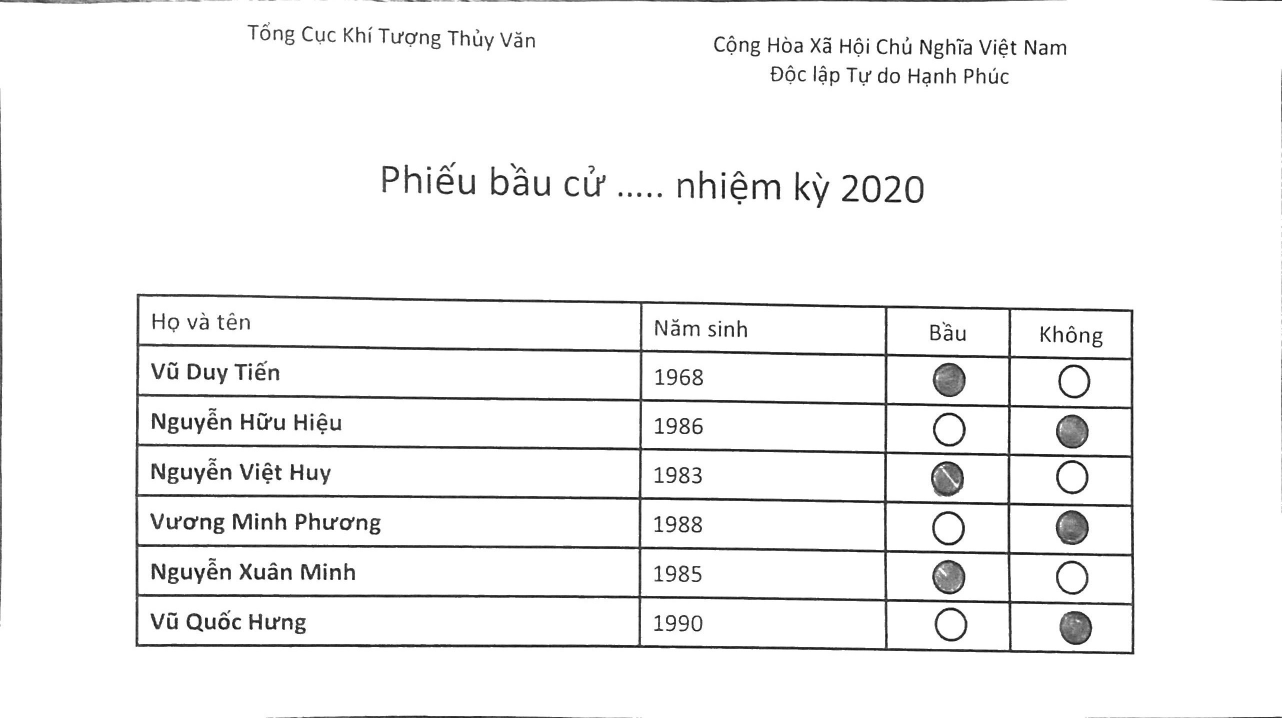
#> input picture crop-cells/input1.jpg, 2564 x 1436 px (shown at 1/2 size)
$ python extract_cells.py   (older library calls are emulated)
#> lines starting #> are read from the running program, lines starting #| are printed output that depends on the picture; after the words box and inside, x2 and y2 are one past the last pixel; in counts of white or black regions, pixels touching at a corner belong together
#> further down, img is the input picture: shape (1436, 2564, 3); min 0, max 255, mean 243.7
import cv2
import imutils
from imutils import contours as cont
import numpy as np

def imshow(title, image, width=800):
    cv2.imshow(title, imutils.resize(image, width=width))
    cv2.waitKey(0)


def threshold(image, invert=False):
#> called with invert = True
    if len(image.shape) == 3:
        image = cv2.cvtColor(image, cv2.COLOR_BGR2GRAY)

    #Thresholding the image
    thresh, img_bin = cv2.threshold(image, 128, 255, cv2.THRESH_BINARY | cv2.THRESH_OTSU)
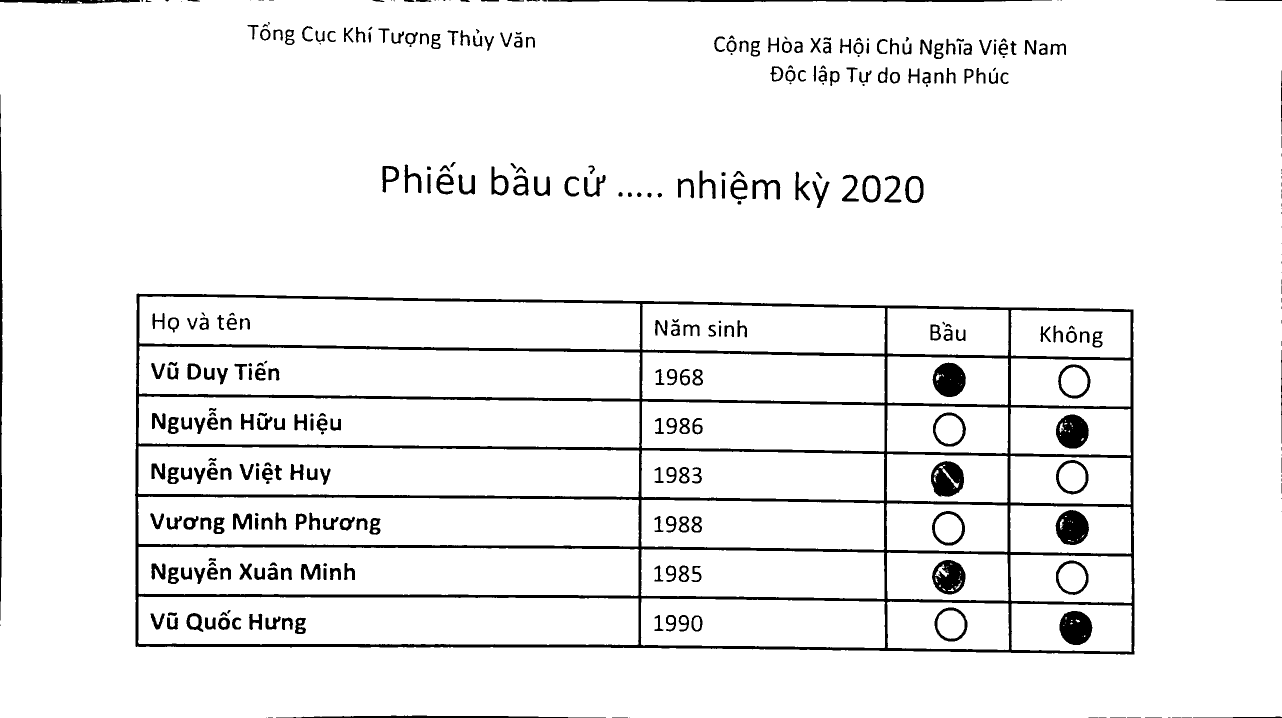
#> img_bin: shape (1436, 2564) (shown at 1/2 size); 94% white; 371 black regions (65 under 20 px), largest, box (x1, y1, x2, y2) and area: (270, 587, 2269, 1309) 109143, (0, 189, 5, 1241) 3493, (2111, 1020, 2178, 1090) 3479
#> thresh = 164
    # Invert the image
    if invert: img_bin = 255-img_bin
    return img_bin

def morph(img_bin, kernel, iterations=3):
    img_temp = cv2.erode(img_bin, kernel, iterations=iterations)
    img_lines = cv2.dilate(img_temp, kernel, iterations=iterations)
    return img_lines

def find_boxes(image):
    #convert binary image
    img_bin = threshold(image, invert=True)

    # Defining a kernel length
    kernel_length = np.array(img_bin).shape[1]//40
#> kernel_length = 64

    # A verticle kernel of (1 X kernel_length), to detect all the verticle lines.
    verticle_kernel = cv2.getStructuringElement(cv2.MORPH_RECT, (1, kernel_length))
#> verticle_kernel = 64 values from 1 to 1
    # A horizontal kernel of (kernel_length X 1), to detect all the horizontal lines.
    horizontal_kernel = cv2.getStructuringElement(cv2.MORPH_RECT, (kernel_length, 1))

    verticle_lines = morph(img_bin, verticle_kernel)
#> in morph, `img_temp = cv2.erode(img_bin, kernel, iterations=iterations)`: img_temp: shape (1436, 2564); 0.34% white; 6 white regions, box (x1, y1, x2, y2) and area: (0, 285, 4, 1148) 2406, (271, 683, 277, 1201) 2193, (2262, 715, 2268, 1216) 2105, (1769, 707, 1775, 1209) 1965, (1277, 698, 1284, 1203) 1939, (2015, 711, 2021, 1212) 1890
#> in morph, `img_lines = cv2.dilate(img_temp, kernel, iterations=iterations)`: img_lines: shape (1436, 2564); 0.53% white; 6 white regions, box (x1, y1, x2, y2) and area: (271, 590, 277, 1297) 3516, (1769, 614, 1775, 1305) 3288, (1277, 605, 1284, 1299) 3262, (2262, 622, 2268, 1312) 3239, (2015, 618, 2021, 1308) 3213, (0, 192, 4, 1244) 3162
    horizontal_lines = morph(img_bin, horizontal_kernel)
#> in morph (call 2), `img_temp = cv2.erode(img_bin, kernel, iterations=iterations)`: img_temp: shape (1436, 2564); 1.4% white; 13 white regions, largest, box (x1, y1, x2, y2) and area: (367, 1288, 2176, 1306) 7119, (367, 1189, 2176, 1208) 6893, (367, 1089, 2175, 1110) 6570
#> in morph (call 2), `img_lines = cv2.dilate(img_temp, kernel, iterations=iterations)`: img_lines: shape (1436, 2564); 2.5% white; 13 white regions, largest, box (x1, y1, x2, y2) and area: (276, 689, 2270, 718) 10767, (274, 1288, 2272, 1306) 10710, (273, 989, 2270, 1012) 10704
    boxes = cv2.add(verticle_lines, horizontal_lines)
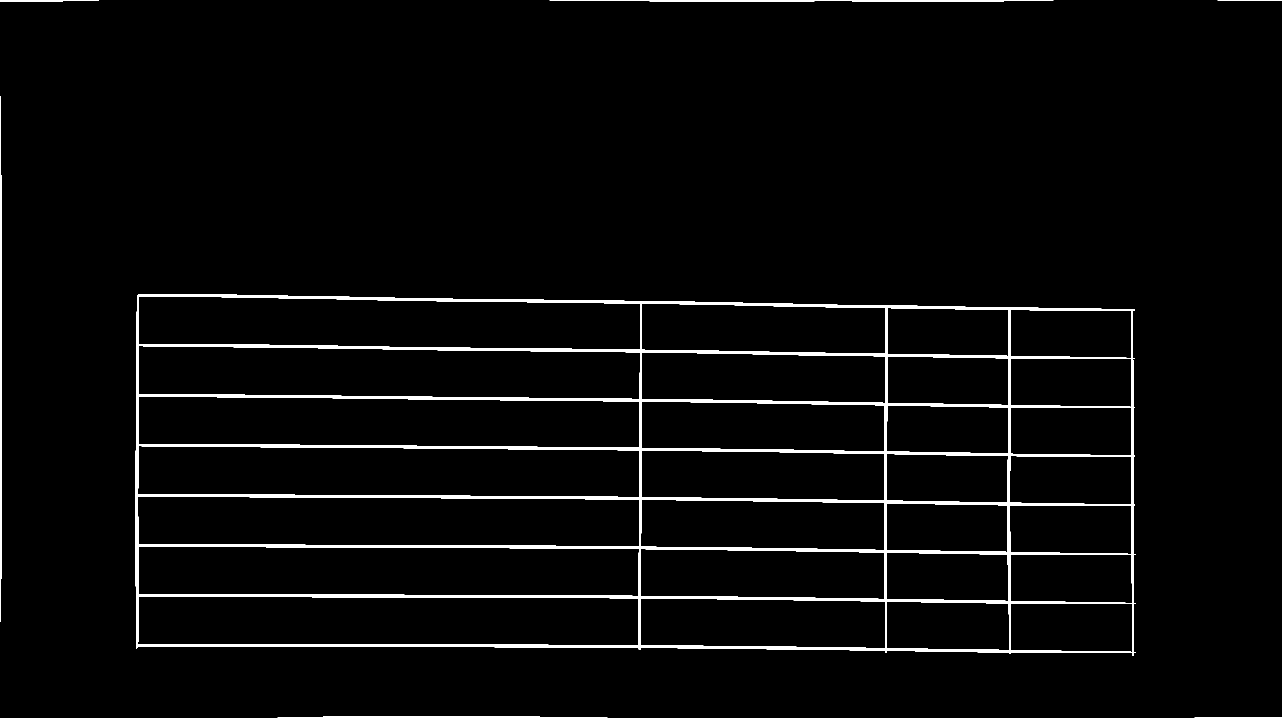
#> boxes: shape (1436, 2564) (shown at 1/2 size); 3% white; 7 white regions

    return boxes

def over_draw_boxes(img_bin):
    minLineLength=100
    lines = cv2.HoughLinesP(image=img_bin,rho=1,theta=np.pi/180, threshold=100,lines=np.array([]), minLineLength=minLineLength,maxLineGap=80)
#> lines = 154 rows, first 6: [290, 589, 2122, 620], [408, 589, 2240, 620], [464, 689, 2124, 717], [581, 790, 2069, 815], [762, 792, 2136, 815], [272, 1193, 1475, 1193]
    for i in range(lines.shape[0]):
        cv2.line(img_bin, (lines[i][0][0], lines[i][0][1]), (lines[i][0][2], lines[i][0][3]), (255, 255, 255), 2, cv2.LINE_AA)
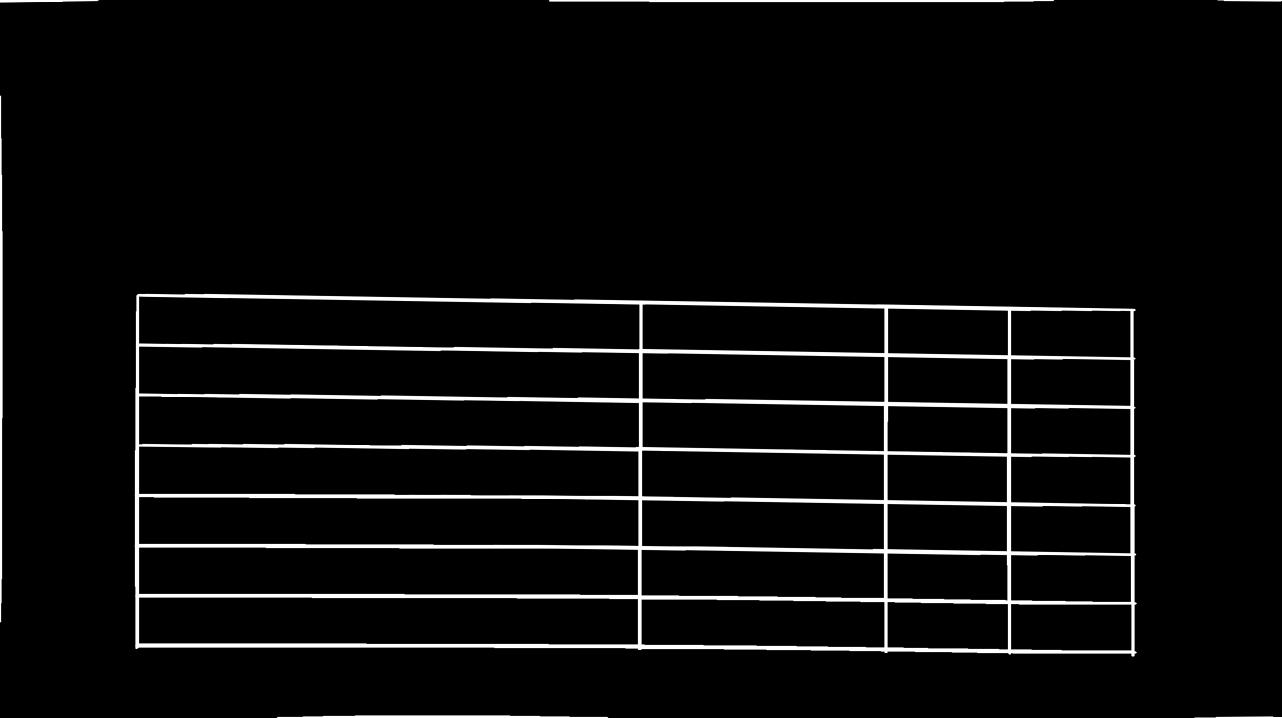
#> img_bin: shape (1436, 2564) (shown at 1/2 size); 2.17% of pixels changed, all inside (x1, y1, x2, y2) = (0, 0, 2564, 1436)

    return img_bin


img = cv2.imread("input1.jpg")
#img = cv2.imread("input2.png")

#resizing image
img = imutils.resize(img, width=2564)
img_original = img.copy()

boxes = find_boxes(img)
boxes = over_draw_boxes(boxes)


contours, _ = cv2.findContours(boxes, cv2.RETR_TREE, cv2.CHAIN_APPROX_SIMPLE)
#> contours = 35 contours; largest, box (x1, y1, x2, y2) and area: (269, 587, 2274, 1314) 1395543, (278, 994, 1277, 1092) 91437, (278, 893, 1277, 993) 91128, (278, 693, 1278, 797) 91024, (278, 1095, 1276, 1190) 90884
#_, contours, _ = cv2.findContours(boxes, cv2.RETR_TREE, cv2.CHAIN_APPROX_SIMPLE)

(contours, boundingBoxes) = cont.sort_contours(contours, method="left-to-right")
#> boundingBoxes = 35 items, first 6: (0, 191, 6, 1055), (0, 0, 198, 6), (269, 587, 2005, 727), (278, 1195, 998, 94), (278, 1095, 998, 95), (278, 994, 999, 98)
(contours, boundingBoxes) = cont.sort_contours(contours, method="top-to-bottom")
#> boundingBoxes = 35 items, first 6: (0, 0, 198, 6), (1097, 0, 1012, 5), (2435, 0, 129, 4), (0, 191, 6, 1055), (269, 587, 2005, 727), (278, 593, 1001, 106)

idx = 0
for cnt in contours:
    x, y, w, h = cv2.boundingRect(cnt)

    if (w > 30 and h > 20) and w > 1*h:
        #rectangular contours
        rect = cv2.minAreaRect(cnt)
        box = cv2.boxPoints(rect)
        box = np.int0(box)
        img = cv2.drawContours(img, [box], 0, (0,0,255), 3)


        #cell mappings
        M = cv2.moments(cnt)
        cx = int(M['m10']/M['m00'])
        cy = int(M['m01']/M['m00'])
        center = (cx, cy+20)
        if idx!=0:
            cv2.putText(img, str(idx), center, cv2.FONT_HERSHEY_SIMPLEX, 2, (0,255,0), 3)
            cv2.imwrite("cropped/0.jpg", img)

        #cropped cell
        cell = img_original[y:y+h, x:x+w]
        cv2.imwrite("cropped/"+str(idx)+".jpg", cell)

        imshow("image", img)
        idx+=1
#> this loop made 35 passes
#> (x, y, w, h, rect, box, cx, cy) on passes 5 to 9: (269, 587, 2005, 727, ((1272.1, 949.4), (712.2, 2007.1), -89.57), [[2272, 1313], [265, 1297], [271, 585], [2278, 600]], 1265, 949), (278, 593, 1001, 106, ((778, 647.4), (94.11, 1001.5), -89.12), [[1277, 702], [276, 686], [278, 592], [1279, 608]], 774, 646), (1285, 609, 484, 97, ((1526.5, 657), (89.56, 484.5), -89.01), [[1767, 705], [1283, 697], [1285, 608], [1769, 616]], 1526, 656), (1776, 617, 240, 94, ((1895.5, 663.4), (89.45, 240.5), -89.01), [[2014, 710], [1774, 706], [1776, 616], [2016, 620]], 1895, 663), (2022, 621, 239, 94, ((2141, 667.5), (93, 238), -90), [[2260, 713], [2022, 713], [2022, 620], [2260, 620]], 2141, 666)
#> (x, y, w, h) on passes 1, 2, 3, 4, 34, 35: (0, 0, 198, 6), (1097, 0, 1012, 5), (2435, 0, 129, 4), (0, 191, 6, 1055), (553, 1430, 664, 6), (2389, 1432, 175, 4)
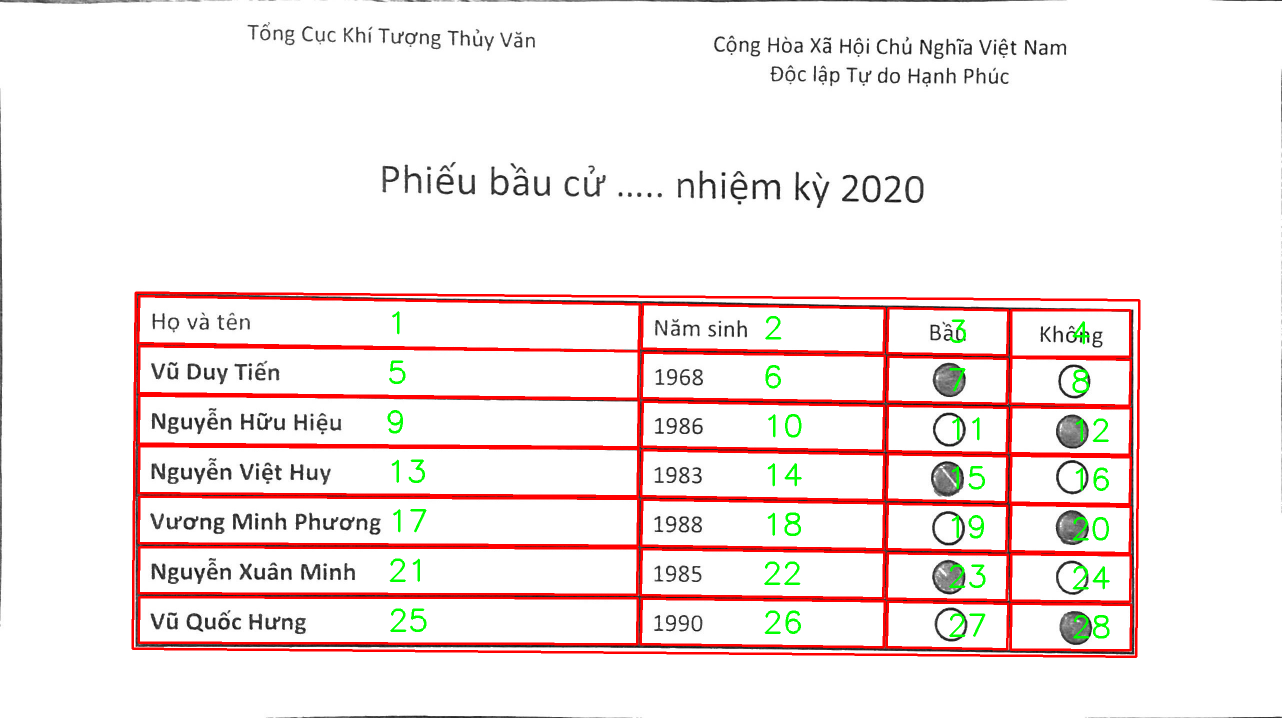
#> img: shape (1436, 2564, 3) (shown at 1/2 size); 5.59% of pixels changed, all inside (x1, y1, x2, y2) = (263, 583, 2281, 1316)
#> after the loop, idx = 29

$ run again, with crop-cells/input2.png saved as crop-cells/input1.jpg
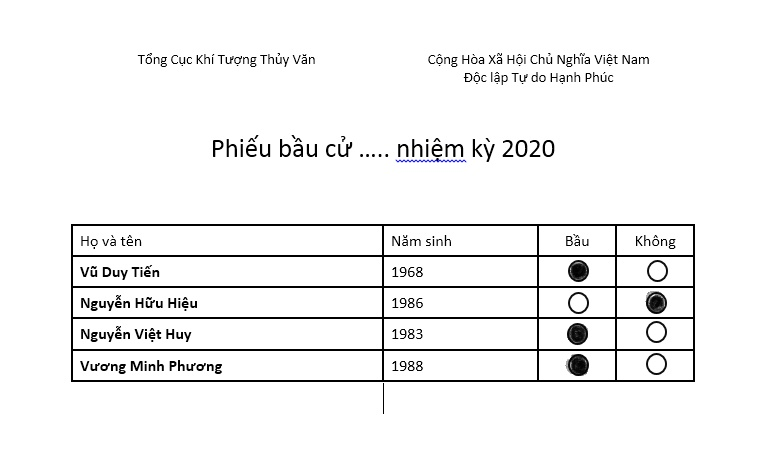
#> input picture crop-cells/input2.png, 784 x 463 px
#> img is the input picture: shape (463, 784, 3); mean B, G, R 243.3, 243.3, 243.3
#> thresh = 139
#> img_temp: shape (1514, 2564); 0.3% white; 5 white regions, box (x1, y1, x2, y2) and area: (1249, 828, 1256, 1156) 2296, (1756, 828, 1763, 1156) 2296, (2011, 828, 2018, 1156) 2296, (2266, 828, 2273, 1156) 2296, (232, 828, 239, 1156) 2295
#> img_lines: shape (1514, 2564); 0.47% white; 5 white regions, box (x1, y1, x2, y2) and area: (1249, 735, 1256, 1252) 3619, (1756, 735, 1763, 1252) 3619, (2011, 735, 2018, 1252) 3619, (2266, 735, 2273, 1252) 3619, (232, 735, 239, 1252) 3618
#> img_temp: shape (1514, 2564); 1.9% white; 7 white regions, largest, box (x1, y1, x2, y2) and area: (328, 935, 2180, 942) 12964, (328, 1141, 2180, 1148) 12964, (328, 732, 2180, 739) 12963
#> img_lines: shape (1514, 2564); 2.1% white; 7 white regions, largest, box (x1, y1, x2, y2) and area: (235, 935, 2276, 942) 14287, (235, 1141, 2276, 1148) 14287, (235, 732, 2276, 739) 14286
#> boxes: shape (1514, 2564); 2.5% white; 2 white regions
#> lines = 75 rows, first 6: [232, 1039, 2275, 1039], [232, 1144, 2275, 1144], [232, 1243, 2275, 1243], [232, 837, 2275, 837], [232, 939, 2275, 939], [232, 834, 2275, 834]
#> after the loop in over_draw_boxes, `for i in range(lines.shape[0]):`:
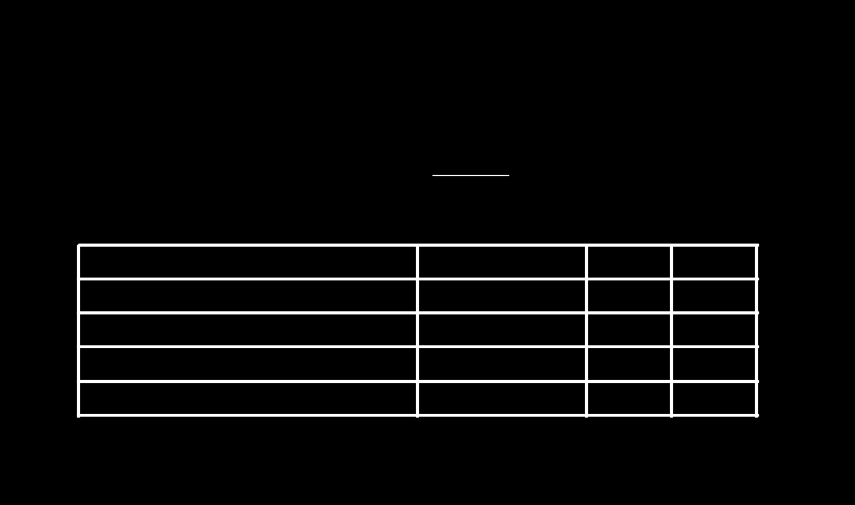
#> img_bin: shape (1514, 2564) (shown at 1/3 size); min 0, max 255, mean 8.7
#> `contours, _ = cv2.findContours(boxes, cv2.RETR_TREE, cv2.CHAIN_APPROX_..`: contours = 22 contours; largest, box (x1, y1, x2, y2) and area: (230, 730, 2278, 1254) 1063172, (240, 1044, 1248, 1140) 95663, (240, 1149, 1248, 1242) 92642, (240, 943, 1248, 1036) 92642, (240, 841, 1248, 934) 92642
#> `(contours, boundingBoxes) = cont.sort_contours(contours, method="left-..`: boundingBoxes = 22 items, first 6: (230, 730, 2048, 524), (240, 1149, 1008, 93), (240, 1044, 1008, 96), (240, 943, 1008, 93), (240, 841, 1008, 93), (240, 740, 1008, 93)
#> `(contours, boundingBoxes) = cont.sort_contours(contours, method="top-t..`: contours = 22 contours; largest, box (x1, y1, x2, y2) and area: (230, 730, 2278, 1254) 1063172, (240, 1044, 1248, 1140) 95663, (240, 740, 1248, 833) 92642, (240, 841, 1248, 934) 92642, (240, 943, 1248, 1036) 92642; boundingBoxes = 22 items, first 6: (1296, 524, 233, 5), (230, 730, 2048, 524), (240, 740, 1008, 93), (1257, 740, 498, 93), (1764, 740, 246, 93), (2019, 740, 246, 93)
#> the loop `for cnt in contours:` made 22 passes
#> (x, y, w, h, rect, box, cx, cy) on passes 2 to 4: (230, 730, 2048, 524, ((1253.5, 991.5), (523, 2047), -90), [[2277, 1253], [230, 1253], [230, 730], [2277, 730]], 1252, 990), (240, 740, 1008, 93, ((743.5, 786), (92, 1007), -90), [[1247, 832], [240, 832], [240, 740], [1247, 740]], 743, 786), (1257, 740, 498, 93, ((1505.5, 786), (92, 497), -90), [[1754, 832], [1257, 832], [1257, 740], [1754, 740]], 1505, 786)
#> after the loop `for cnt in contours:`:
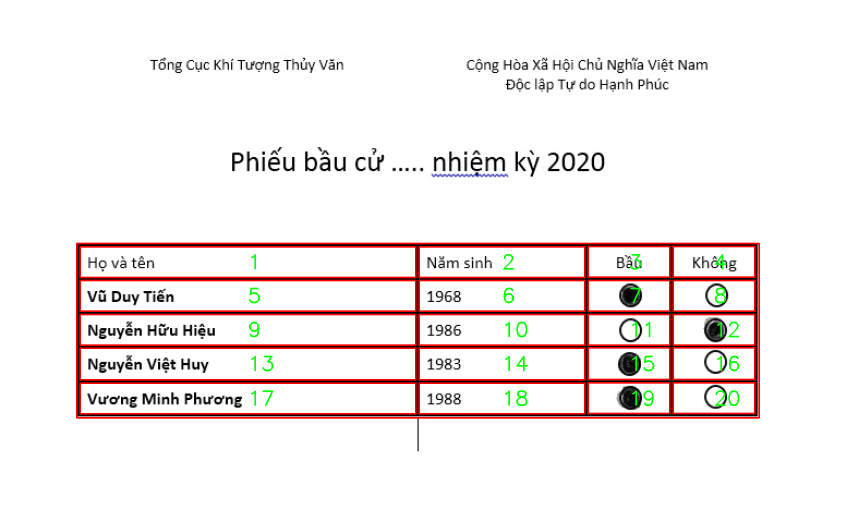
#> img: shape (1514, 2564, 3) (shown at 1/3 size); mean B, G, R 234.8, 235.6, 244.2
#> after the loop `for cnt in contours:`: idx = 21
